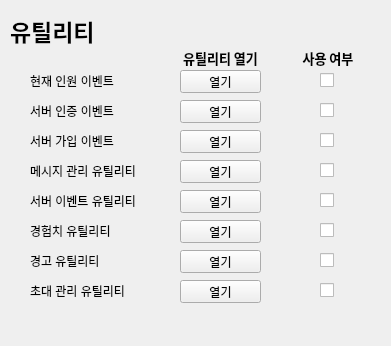
<?xml version="1.0" encoding="UTF-8"?>
<ui version="4.0">
 <class>Form</class>
 <widget class="QWidget" name="Form">
  <property name="geometry">
   <rect>
    <x>0</x>
    <y>0</y>
    <width>391</width>
    <height>346</height>
   </rect>
  </property>
  <property name="minimumSize">
   <size>
    <width>391</width>
    <height>346</height>
   </size>
  </property>
  <property name="maximumSize">
   <size>
    <width>391</width>
    <height>346</height>
   </size>
  </property>
  <property name="windowTitle">
   <string>명령어 편집기</string>
  </property>
  <widget class="QLabel" name="availabilityLable">
   <property name="geometry">
    <rect>
     <x>300</x>
     <y>50</y>
     <width>56</width>
     <height>16</height>
    </rect>
   </property>
   <property name="font">
    <font>
     <family>맑은 고딕</family>
     <pointsize>10</pointsize>
     <weight>75</weight>
     <bold>true</bold>
    </font>
   </property>
   <property name="text">
    <string>사용 여부</string>
   </property>
   <property name="alignment">
    <set>Qt::AlignCenter</set>
   </property>
  </widget>
  <widget class="QLabel" name="editLable">
   <property name="geometry">
    <rect>
     <x>170</x>
     <y>50</y>
     <width>101</width>
     <height>16</height>
    </rect>
   </property>
   <property name="font">
    <font>
     <family>맑은 고딕</family>
     <pointsize>10</pointsize>
     <weight>75</weight>
     <bold>true</bold>
    </font>
   </property>
   <property name="text">
    <string>유틸리티 열기</string>
   </property>
   <property name="alignment">
    <set>Qt::AlignCenter</set>
   </property>
  </widget>
  <widget class="QLabel" name="titleLabel">
   <property name="geometry">
    <rect>
     <x>10</x>
     <y>10</y>
     <width>201</width>
     <height>41</height>
    </rect>
   </property>
   <property name="font">
    <font>
     <family>맑은 고딕</family>
     <pointsize>17</pointsize>
     <weight>75</weight>
     <bold>true</bold>
    </font>
   </property>
   <property name="text">
    <string>유틸리티</string>
   </property>
  </widget>
  <widget class="QCheckBox" name="certificationCheckBox">
   <property name="geometry">
    <rect>
     <x>320</x>
     <y>100</y>
     <width>16</width>
     <height>21</height>
    </rect>
   </property>
   <property name="text">
    <string/>
   </property>
  </widget>
  <widget class="QLabel" name="randomPeopleLabel">
   <property name="geometry">
    <rect>
     <x>30</x>
     <y>160</y>
     <width>121</width>
     <height>21</height>
    </rect>
   </property>
   <property name="text">
    <string>메시지 관리 유틸리티</string>
   </property>
  </widget>
  <widget class="QCheckBox" name="joinServerCheckBox">
   <property name="geometry">
    <rect>
     <x>320</x>
     <y>130</y>
     <width>16</width>
     <height>21</height>
    </rect>
   </property>
   <property name="text">
    <string/>
   </property>
  </widget>
  <widget class="QLabel" name="addWarnLabel">
   <property name="enabled">
    <bool>true</bool>
   </property>
   <property name="geometry">
    <rect>
     <x>30</x>
     <y>70</y>
     <width>121</width>
     <height>21</height>
    </rect>
   </property>
   <property name="text">
    <string>현재 인원 이벤트</string>
   </property>
  </widget>
  <widget class="QPushButton" name="nowPeopleCountPushButton">
   <property name="geometry">
    <rect>
     <x>180</x>
     <y>70</y>
     <width>81</width>
     <height>23</height>
    </rect>
   </property>
   <property name="text">
    <string>열기</string>
   </property>
   <property name="checkable">
    <bool>false</bool>
   </property>
   <property name="flat">
    <bool>false</bool>
   </property>
  </widget>
  <widget class="QCheckBox" name="nowPeopleCountCheckBox">
   <property name="enabled">
    <bool>true</bool>
   </property>
   <property name="geometry">
    <rect>
     <x>320</x>
     <y>70</y>
     <width>16</width>
     <height>21</height>
    </rect>
   </property>
   <property name="text">
    <string/>
   </property>
   <property name="checkable">
    <bool>true</bool>
   </property>
   <property name="tristate">
    <bool>false</bool>
   </property>
  </widget>
  <widget class="QLabel" name="createEventLabel">
   <property name="geometry">
    <rect>
     <x>30</x>
     <y>100</y>
     <width>121</width>
     <height>21</height>
    </rect>
   </property>
   <property name="text">
    <string>서버 인증 이벤트</string>
   </property>
  </widget>
  <widget class="QLabel" name="deleteExperienceLabel">
   <property name="geometry">
    <rect>
     <x>30</x>
     <y>220</y>
     <width>121</width>
     <height>21</height>
    </rect>
   </property>
   <property name="text">
    <string>경험치 유틸리티</string>
   </property>
   <property name="openExternalLinks">
    <bool>false</bool>
   </property>
  </widget>
  <widget class="QCheckBox" name="messagesManagementCheckBox">
   <property name="geometry">
    <rect>
     <x>320</x>
     <y>160</y>
     <width>16</width>
     <height>21</height>
    </rect>
   </property>
   <property name="text">
    <string/>
   </property>
  </widget>
  <widget class="QCheckBox" name="eventCheckBox">
   <property name="geometry">
    <rect>
     <x>320</x>
     <y>190</y>
     <width>16</width>
     <height>21</height>
    </rect>
   </property>
   <property name="text">
    <string/>
   </property>
  </widget>
  <widget class="QLabel" name="myExperienceLabel">
   <property name="geometry">
    <rect>
     <x>30</x>
     <y>280</y>
     <width>121</width>
     <height>21</height>
    </rect>
   </property>
   <property name="text">
    <string>초대 관리 유틸리티</string>
   </property>
  </widget>
  <widget class="QLabel" name="finishEventLabel">
   <property name="geometry">
    <rect>
     <x>30</x>
     <y>130</y>
     <width>121</width>
     <height>21</height>
    </rect>
   </property>
   <property name="text">
    <string>서버 가입 이벤트</string>
   </property>
  </widget>
  <widget class="QCheckBox" name="inviteSystemCheckBox">
   <property name="geometry">
    <rect>
     <x>320</x>
     <y>280</y>
     <width>16</width>
     <height>21</height>
    </rect>
   </property>
   <property name="text">
    <string/>
   </property>
  </widget>
  <widget class="QLabel" name="checkExperienceLabel">
   <property name="geometry">
    <rect>
     <x>30</x>
     <y>250</y>
     <width>121</width>
     <height>21</height>
    </rect>
   </property>
   <property name="text">
    <string>경고 유틸리티</string>
   </property>
  </widget>
  <widget class="QCheckBox" name="warnSystemCheckBox">
   <property name="geometry">
    <rect>
     <x>320</x>
     <y>250</y>
     <width>16</width>
     <height>21</height>
    </rect>
   </property>
   <property name="text">
    <string/>
   </property>
  </widget>
  <widget class="QCheckBox" name="experienceSystemCheckBox">
   <property name="geometry">
    <rect>
     <x>320</x>
     <y>220</y>
     <width>16</width>
     <height>21</height>
    </rect>
   </property>
   <property name="text">
    <string/>
   </property>
  </widget>
  <widget class="QLabel" name="addExperienceLabel">
   <property name="geometry">
    <rect>
     <x>30</x>
     <y>190</y>
     <width>121</width>
     <height>21</height>
    </rect>
   </property>
   <property name="text">
    <string>서버 이벤트 유틸리티</string>
   </property>
  </widget>
  <widget class="QPushButton" name="certificationPushButton">
   <property name="geometry">
    <rect>
     <x>180</x>
     <y>100</y>
     <width>81</width>
     <height>23</height>
    </rect>
   </property>
   <property name="text">
    <string>열기</string>
   </property>
   <property name="checkable">
    <bool>false</bool>
   </property>
   <property name="flat">
    <bool>false</bool>
   </property>
  </widget>
  <widget class="QPushButton" name="messagesManagementPushButton">
   <property name="geometry">
    <rect>
     <x>180</x>
     <y>160</y>
     <width>81</width>
     <height>23</height>
    </rect>
   </property>
   <property name="text">
    <string>열기</string>
   </property>
   <property name="checkable">
    <bool>false</bool>
   </property>
   <property name="flat">
    <bool>false</bool>
   </property>
  </widget>
  <widget class="QPushButton" name="joinServerPushButton">
   <property name="geometry">
    <rect>
     <x>180</x>
     <y>130</y>
     <width>81</width>
     <height>23</height>
    </rect>
   </property>
   <property name="text">
    <string>열기</string>
   </property>
   <property name="checkable">
    <bool>false</bool>
   </property>
   <property name="flat">
    <bool>false</bool>
   </property>
  </widget>
  <widget class="QPushButton" name="eventPushButton">
   <property name="geometry">
    <rect>
     <x>180</x>
     <y>190</y>
     <width>81</width>
     <height>23</height>
    </rect>
   </property>
   <property name="text">
    <string>열기</string>
   </property>
   <property name="checkable">
    <bool>false</bool>
   </property>
   <property name="flat">
    <bool>false</bool>
   </property>
  </widget>
  <widget class="QPushButton" name="experienceSystemPushButton">
   <property name="geometry">
    <rect>
     <x>180</x>
     <y>220</y>
     <width>81</width>
     <height>23</height>
    </rect>
   </property>
   <property name="text">
    <string>열기</string>
   </property>
   <property name="checkable">
    <bool>false</bool>
   </property>
   <property name="flat">
    <bool>false</bool>
   </property>
  </widget>
  <widget class="QPushButton" name="inviteSystemPushButton">
   <property name="geometry">
    <rect>
     <x>180</x>
     <y>280</y>
     <width>81</width>
     <height>23</height>
    </rect>
   </property>
   <property name="text">
    <string>열기</string>
   </property>
   <property name="checkable">
    <bool>false</bool>
   </property>
   <property name="flat">
    <bool>false</bool>
   </property>
  </widget>
  <widget class="QPushButton" name="warnSystemPushButton">
   <property name="geometry">
    <rect>
     <x>180</x>
     <y>250</y>
     <width>81</width>
     <height>23</height>
    </rect>
   </property>
   <property name="text">
    <string>열기</string>
   </property>
   <property name="checkable">
    <bool>false</bool>
   </property>
   <property name="flat">
    <bool>false</bool>
   </property>
  </widget>
 </widget>
 <resources/>
 <connections/>
</ui>
